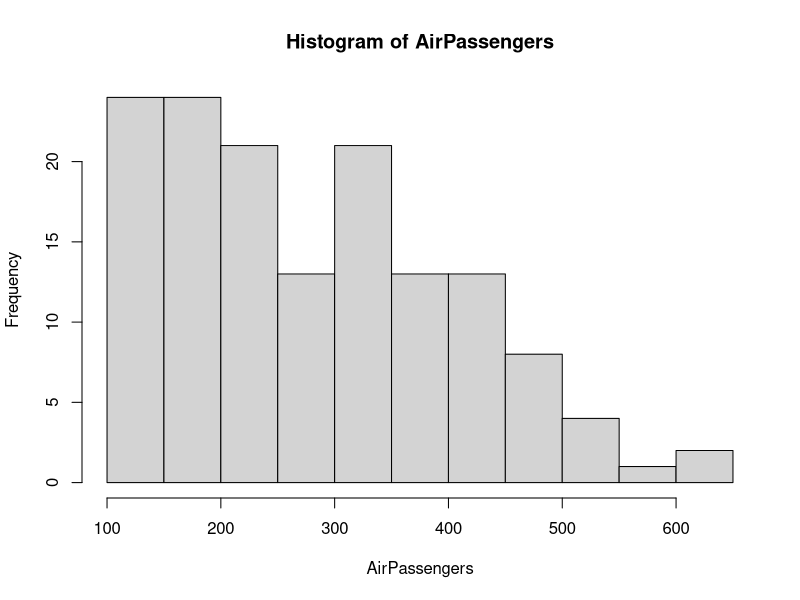
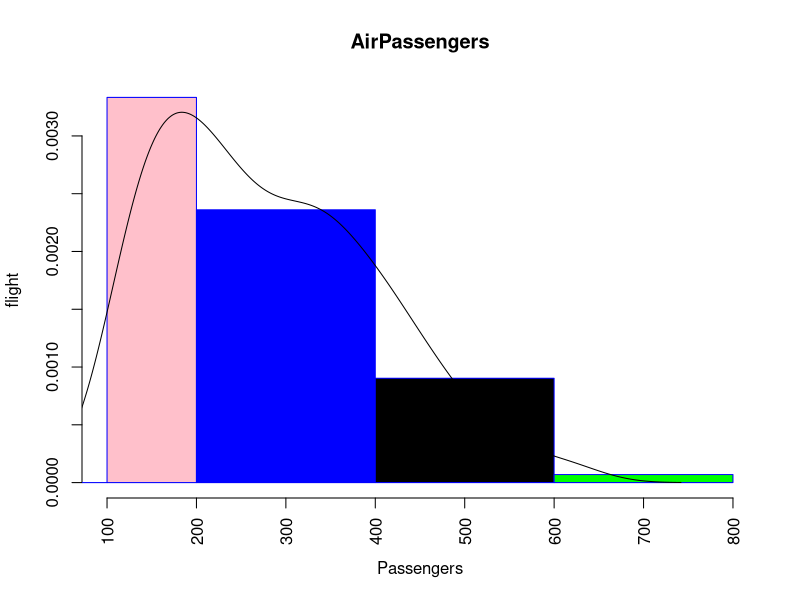
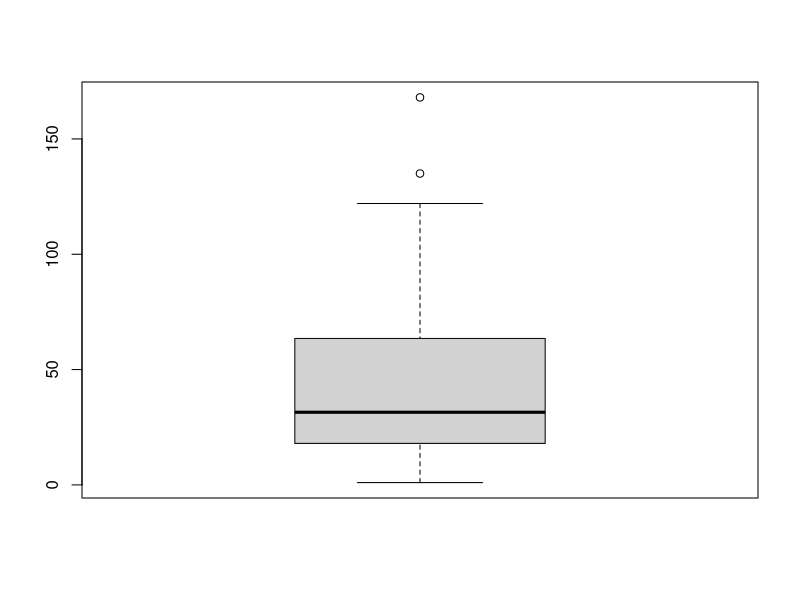
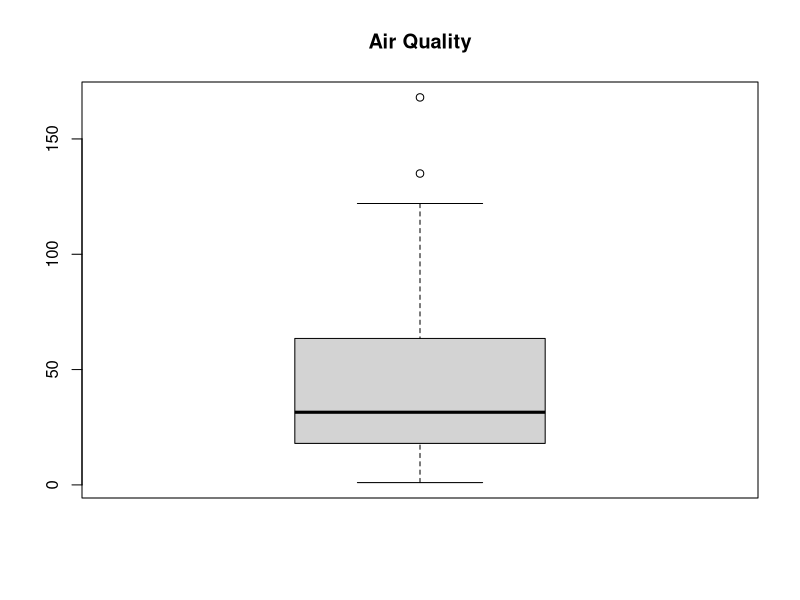
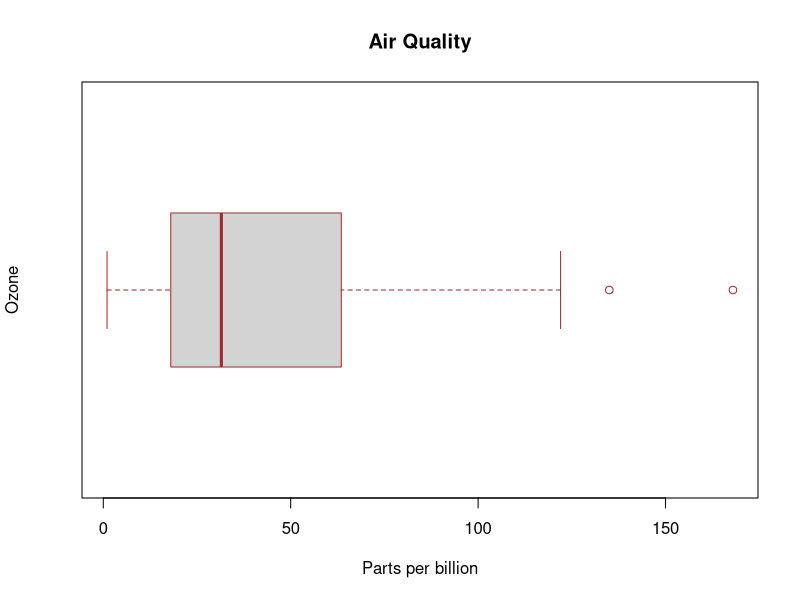
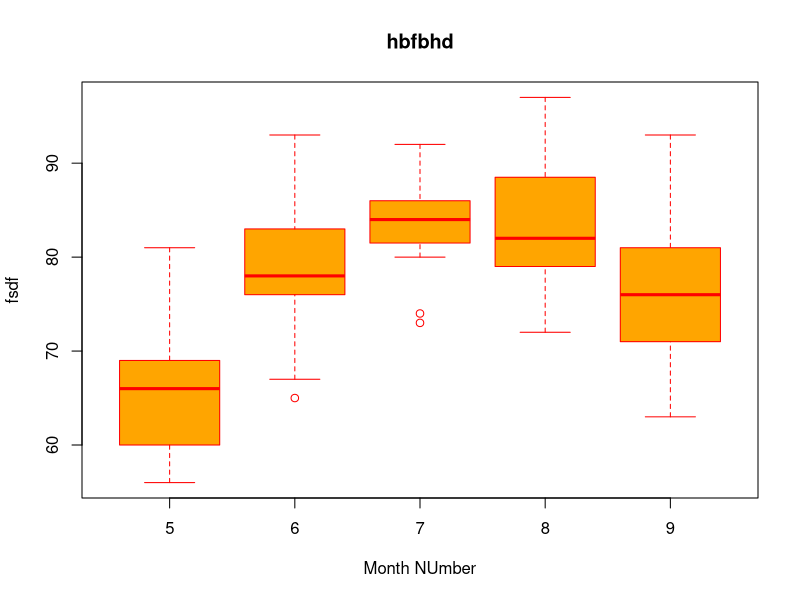
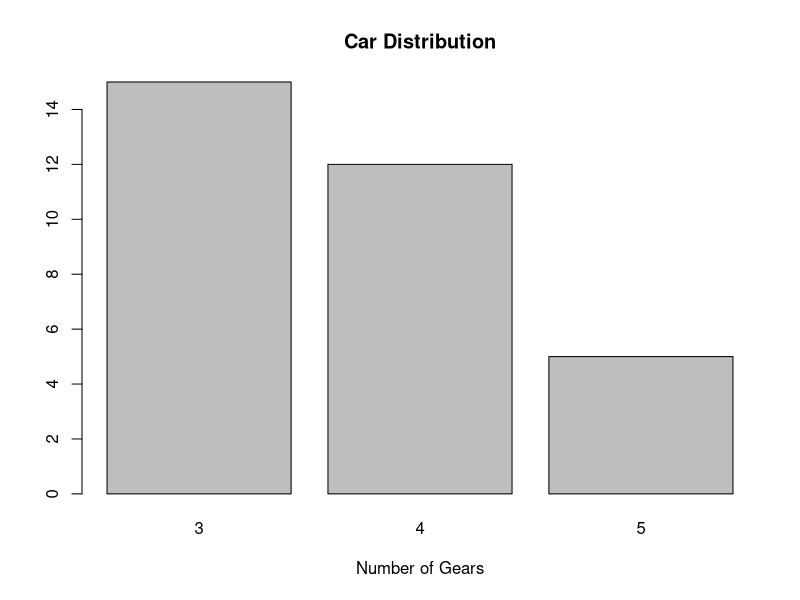

Recreate these plots in R, in order.
install.packages("MASS")
data()
data("AirPassengers")
hist(AirPassengers)
hist(AirPassengers,
     main="AirPassengers",
     xlab="Passengers",
     ylab="flight",
     border="blue",
     xlim=c(100,800),
     breaks=c(0,100,200,400,600,800),
     las=3,
     col=c("red","pink","blue","black","green"))

lines(density(AirPassengers))

?airquality
str(airquality)
airquality
boxplot(airquality$Ozone)
boxplot(airquality$Ozone,main="Air Quality")
boxplot(airquality$Ozone,
        main="Air Quality",
        xlab="Parts per billion",
        ylab="Ozone",
        border="brown",
        horizontal=TRUE)
attach(airquality)
boxplot(Temp~Month,
          data=airquality,
          main="hbfbhd",
          xlab="Month NUmber",
          ylab="fsdf",
          col="orange",
          border="red")

counts <- table(mtcars$gear)
barplot(counts, main="Car Distribution", 
        xlab="Number of Gears")

